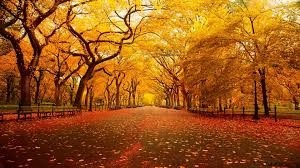
%> input picture Clase03/images1.jpg, 300 x 168 px
$ octave Clase3.m   (GNU Octave 9; MATLAB toolbox functions it lacks are replaced by stand-ins)
%> lines starting %> are read from the running program, lines starting %| are printed output that depends on the picture
clear all, close all, clc
a=imread('images1.jpg');
%> a is the input picture: size 168x300x3 uint8; mean R, G, B 156.4, 88.1, 29
b=rgb2gray(a); %---b=a; Es para ponerlo en original a color con su negativo----%
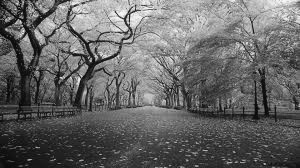
%> b: size 168x300 uint8; min 4, max 252, mean 101.8
b=a;
c=255-b;
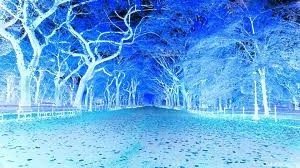
%> c: size 168x300x3 uint8; mean R, G, B 98.6, 166.9, 226
figure(1);
imshow([b,c]);
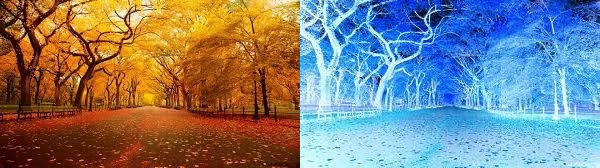
%> displayed picture: size 168x600x3, on the screen's scale of 0 to 255; mean R, G, B 127.5, 127.5, 127.5
impixelinfo;
figure(1);
imshow(b);
pause(10);
figure(1);
imshow(b+255);

%---- mirar qué hace imadjust ----%

%%---- fundido ----%%
b=imread('Paisaje-Natural.jpg');
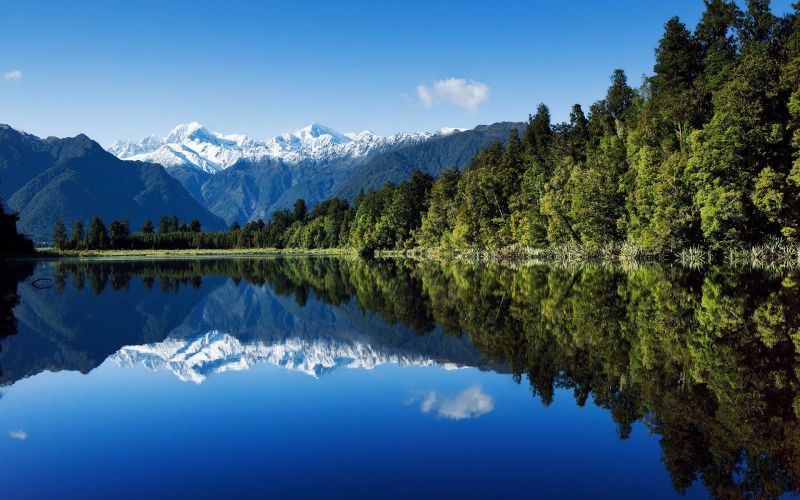
%> input picture Clase03/Paisaje-Natural.jpg, 1600 x 1000 px (shown at 1/2 size)
%> b is the input picture: size 1000x1600x3 uint8; mean R, G, B 60.5, 93.8, 117.5
[fil,col,cap]=size(a);%cuantas filas y columnas tiene a
%> fil = 168; col = 300; cap = 3
b=imresize(b,[fil,col]);%redimensionar imagenes del mismo tamaño%
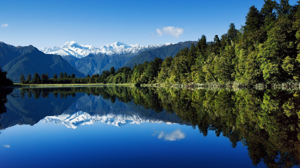
%> b: size 168x300x3 uint8; mean R, G, B 60.5, 93.8, 117.5
%fundido%
%%
for i=0:0.005:1
    c=a*i + b*(1-i);
    figure(2);
    imshow(c);
    title(['Porcentaje= ', num2str(i*100)]);
    pause(0.01);
end

for i=0:0.005:1
    c=b*i + a*(1-i);
    figure(2);
    imshow(c);
    title(['Porcentaje= ', num2str(i*100)]);
    pause(0.01);
end

%--- ejercicio: grabar como video ---%
%--- ejercicio: que una entre por una esquina y tape la otra---%

%%
clear all, close all, clc
a=imread('images1.jpg');
b=imread('Paisaje-Natural.jpg');
[fil,col,cap]=size(a);%cuantas filas y columnas tiene a
b=imresize(b,[fil,col]);%redimensionar imagenes del mismo tamaño%
[x,y,z] = size(a)
%> x = 168; y = 300; z = 3
if y > x
    razon = floor(y/x);
%> razon = 1
else
    x1 = x;
    x = y;
    y = x1;
    razon = floor(y/x);
end
suma = 0;
sumar = 0;
modulo = (y/x) - razon;
%> modulo = 0.786

v=VideoWriter('videoejemplo.avi');
v.FrameRate = 60;

open(v);
%> (the run ends here)
